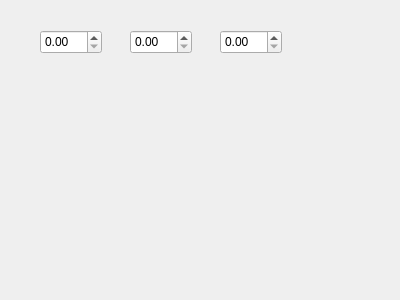
<?xml version="1.0" encoding="UTF-8"?>
<ui version="4.0">
 <class>Form</class>
 <widget class="QWidget" name="Form">
  <property name="geometry">
   <rect>
    <x>0</x>
    <y>0</y>
    <width>400</width>
    <height>300</height>
   </rect>
  </property>
  <property name="windowTitle">
   <string>Form</string>
  </property>
  <widget class="QDoubleSpinBox" name="doubleSpinBox_0">
   <property name="geometry">
    <rect>
     <x>40</x>
     <y>30</y>
     <width>62</width>
     <height>24</height>
    </rect>
   </property>
  </widget>
  <widget class="QDoubleSpinBox" name="doubleSpinBox_1">
   <property name="geometry">
    <rect>
     <x>130</x>
     <y>30</y>
     <width>62</width>
     <height>24</height>
    </rect>
   </property>
  </widget>
  <widget class="QDoubleSpinBox" name="doubleSpinBox_2">
   <property name="geometry">
    <rect>
     <x>220</x>
     <y>30</y>
     <width>62</width>
     <height>24</height>
    </rect>
   </property>
  </widget>
 </widget>
 <resources/>
 <connections/>
</ui>
